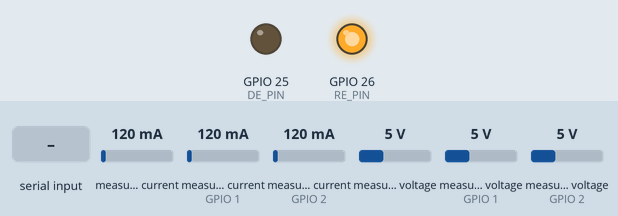
Simulated run of this sketch. Board: ESP32. On the bench: output pins drawn as LEDs (lit = HIGH). Inputs (shaded band) come from the test bench; at power-on: measured current 120 mA, measured current (sensors on GPIO 1, GPIO 2) 120 mA, measured voltage 5 V, measured voltage (sensors on GPIO 1, GPIO 2) 5 V. WiFi joins after 1.5 s; servers stay silent unless stated; uploads are accepted with an empty reply; the local clock reads 2024-03-15 10:24:30 at power-on unless the sketch sets it; what the sketch prints to the serial monitor is not drawn.

Above: at 0.1 s.
At 3.2 s:
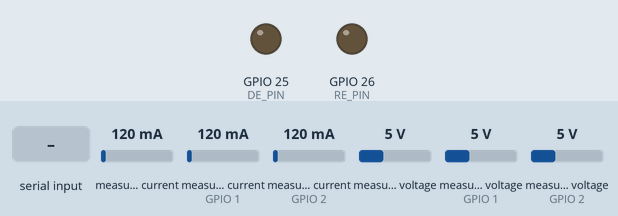
3.3 s: "90,45,200,10\n" received over the second serial link
At 4.6 s:
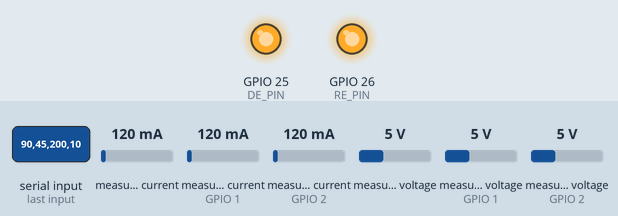
Timing chart, 0 to 6.3 s (numbered marks = the images above; inputs shaded):
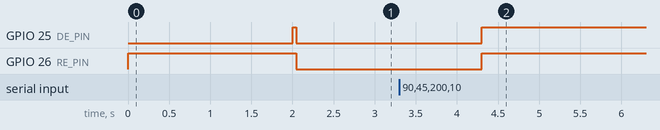

The sketch:

sketch_jan22a.ino
```cpp
#include <WiFi.h>
#include <HTTPClient.h>
#include <Wire.h>
#include <INA3221.h>
#include <time.h>
#include <SoftwareSerial.h>

float cch1;
float cch2;
float cch3;
float vch1;
float vch2;
float vch3;


// Set I2C address to 0x41 (A0 pin -> VCC)
INA3221 ina_0(INA3221_ADDR40_GND);

// Define RS485 pins
const int RE_PIN = 26;
const int DE_PIN = 25;
int interrogationWord = 87;

// SoftwareSerial for RS485 communication
SoftwareSerial rs485(35, 32);

// Configurări Wi-Fi
const char* ssid = "SMM";        // Numele rețelei Wi-Fi
const char* password = "masurari1";      // Parola Wi-Fi

// URL-ul scriptului Google Apps Script
const char* scriptURL = "https://script.google.com/macros/s/AKfycbzPXOJUHjVa08vXkIq-VmLh6A-E9OAMflTlPaREZtD5AcI6ue01WtyRkjtcU9g6kziO/exec";

void current_measure_init() {
    ina_0.begin(&Wire);
    ina_0.reset();
    ina_0.setShuntRes(100, 100, 100);
}

void setup() {
  Serial.begin(115200);
  WiFi.begin(ssid, password);
  current_measure_init();
  rs485.begin(9600);

  pinMode(RE_PIN, OUTPUT);
  pinMode(DE_PIN, OUTPUT);
  digitalWrite(DE_PIN, LOW);
  digitalWrite(RE_PIN, HIGH);

   // Conectare Wi-Fi
  Serial.print("Connecting to Wi-Fi");
  while (WiFi.status() != WL_CONNECTED) {
    delay(1000);
    Serial.print(".");
  }
  Serial.println("\nConnected to Wi-Fi");

  // Configurare sincronizare timp
  configTime(7200, 0, "pool.ntp.org");
  Serial.println("Time synchronized!");
}

void loop() {

  if (WiFi.status() == WL_CONNECTED) {
    cch1=ina_0.getCurrent(INA3221_CH1) * 1000;
    cch2=ina_0.getCurrent(INA3221_CH2) * 1000;
    cch3=ina_0.getCurrent(INA3221_CH3) * 1000;
    vch1=ina_0.getVoltage(INA3221_CH1);
    vch2=ina_0.getVoltage(INA3221_CH2);
    vch3=ina_0.getVoltage(INA3221_CH3);
  // Enable RS485 transmit
  digitalWrite(DE_PIN, HIGH);
  delay(20);

  // Send interrogation word
  rs485.write(interrogationWord);
  delay(20); // Allow time for transmission

   // Disable RS485 transmit, activate RS485 receive
  digitalWrite(DE_PIN, LOW);
  digitalWrite(RE_PIN, LOW);
  delay(10);

while (rs485.available() == 0);
{}
float temp1=rs485.parseFloat();
while (rs485.available() == 0);
{}
float humid=rs485.parseFloat();
while (rs485.available() == 0);
{}
float ilum1=rs485.parseFloat();
float ilum=3.6*ilum1;
while (rs485.available() == 0);
{}
float temp2=rs485.parseFloat();
while (rs485.available() == 0);
{}
float praf=rs485.parseFloat();

  digitalWrite(DE_PIN, LOW); //activate transmitt
  digitalWrite(RE_PIN, HIGH);

// Enable RS485 transmit
  digitalWrite(DE_PIN, HIGH);
  delay(20);

    // Obține timpul curent
    struct tm timeinfo;
    if (!getLocalTime(&timeinfo)) {
      Serial.println("Failed to obtain time");
      delay(1000);
      return;
    }

      // Construiește data și ora
    char date[11]; // Buffer pentru data: YYYY-MM-DD
    char time[9];  // Buffer pentru ora: HH:MM:SS
    strftime(date, sizeof(date), "%Y-%m-%d", &timeinfo);
    strftime(time, sizeof(time), "%H:%M:%S", &timeinfo);

  //Afiseaza data, ora si valorile citite
  Serial.printf("Data: %s\n", date);
  Serial.printf("Ora: %s\n", time);
  Serial.printf("Temperatura DHT22: %3.2f grade\n", temp1);
  Serial.printf("Umiditatea: %3.2f RH\n", humid);
  Serial.printf("Iluminarea: %3.2f lux\n", ilum);
  Serial.printf("Temperatura NTC: %3.2f grade\n", temp2);
  Serial.printf("Praf: %3.0f\n", praf);
  Serial.printf("Curent canal1 %3.1f mA\n", cch1);
  Serial.printf("Curent canal2 %3.1f mA\n", cch2);
  Serial.printf("Curent canal3 %3.1f mA\n", cch3);
  Serial.printf("Tensiune canal1 %3.1f V\n", vch1);
  Serial.printf("Tensiune canal2 %3.1f V\n", vch2);
  Serial.printf("Tensiune canal3 %3.1f V\n", vch3);


// Construiește payload-ul JSON
    String jsonPayload = "{";
    jsonPayload += "\"date\":\"" + String(date) + "\",";
    jsonPayload += "\"time\":\"" + String(time) + "\",";
    jsonPayload += "\"temp1\":" + String(temp1) + ",";
    jsonPayload += "\"humid\":" + String(humid) + ",";
    jsonPayload += "\"ilum\":" + String(ilum) + ",";
    jsonPayload += "\"temp2\":" + String(temp2) + ",";
    jsonPayload += "\"praf\":" + String(praf) + ",";
    jsonPayload += "\"cch1\":" + String(cch1) + ",";
    jsonPayload += "\"cch2\":" + String(cch2) + ",";
    jsonPayload += "\"cch3\":" + String(cch3) + ",";
    jsonPayload += "\"vch1\":" + String(vch1) + ",";
    jsonPayload += "\"vch2\":" + String(vch2) + ",";
    jsonPayload += "\"vch3\":" + String(vch3);
    jsonPayload += "}";

Serial.println(jsonPayload);
// Trimite datele către Google Sheets
    HTTPClient http;
    http.begin(scriptURL);
    http.addHeader("Content-Type", "application/json");

    int httpResponseCode = http.POST(jsonPayload);

// Afișează rezultatul
    if (httpResponseCode > 0) {
      Serial.println("Data sent successfully!");
      Serial.println(httpResponseCode);
    } else {
      Serial.print("Error sending data: ");
      Serial.println(httpResponseCode);
    }

http.end();
  } else {
    Serial.println("Wi-Fi disconnected!");
    WiFi.begin(ssid, password);
  }

delay(60000);
}
```

Measured:
- after the input at 3.3 s, GPIO 25 (DE_PIN), GPIO 26 (RE_PIN): LOW → HIGH after 1.0 s
